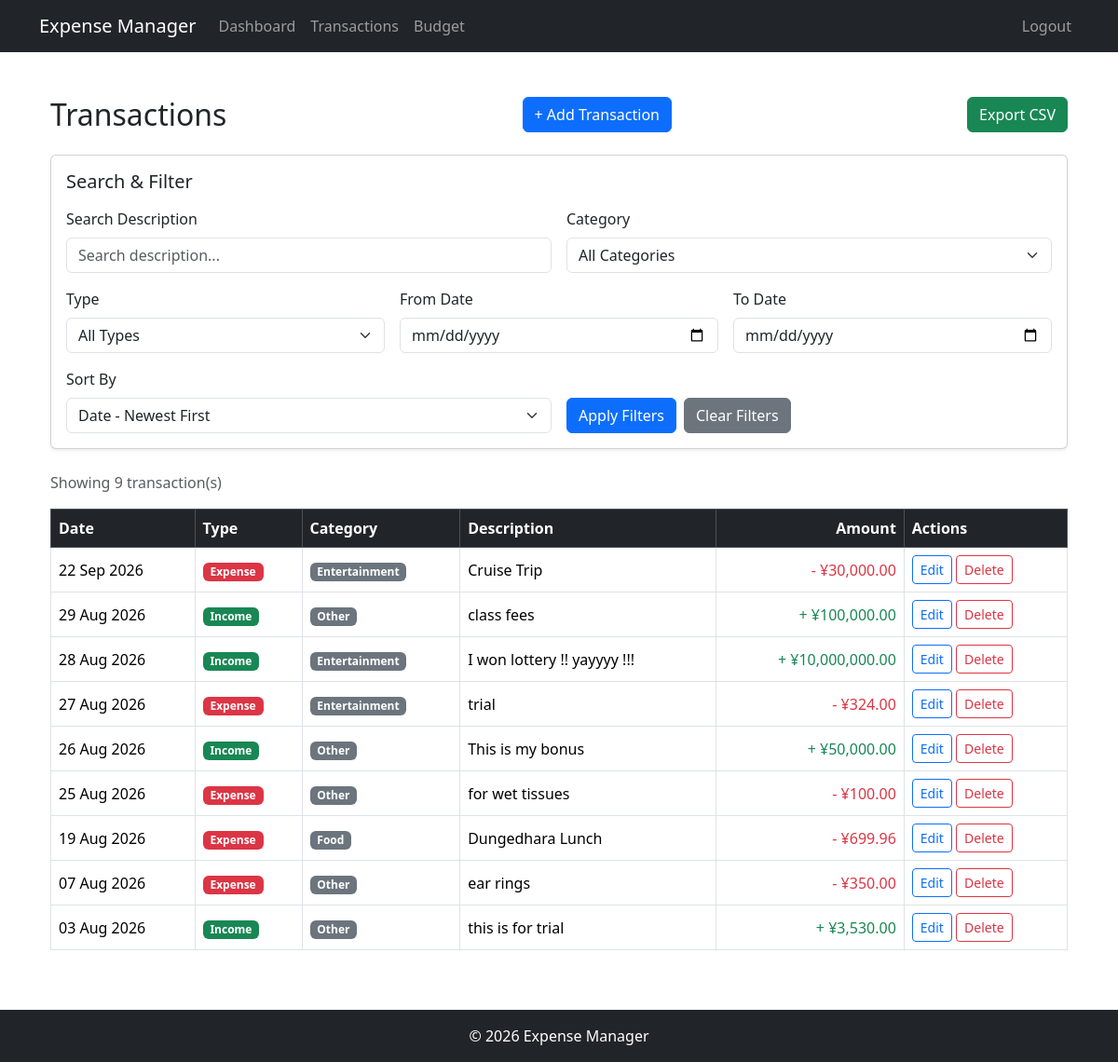
The page /transactions (signed in) on the database its author committed.
### app.py (models this page shows)
class Transaction(db.Model):
    __tablename__ = "transactions"
    id = db.Column(
        db.Integer,
        primary_key=True
    )
    user_id = db.Column(
        db.Integer,
        db.ForeignKey("users.id"),
        nullable=False
    )
    category_id = db.Column(
        db.Integer,
        db.ForeignKey("categories.id"),
        nullable=True
    )
    amount = db.Column(
        db.Numeric(12, 2),
        nullable=False
    )
    transaction_type = db.Column(
        db.String(10),
        nullable=False
    )
    description = db.Column(
        db.String(255),
        nullable=True
    )
    transaction_date = db.Column(
        db.Date,
        nullable=False
    )
    created_at = db.Column(
        db.DateTime,
        default=datetime.utcnow
    )
    user = db.relationship(
        "User",
        back_populates="transactions"
    )
    category = db.relationship(
        "Category",
        back_populates="transactions"
    )

class Category(db.Model):
    __tablename__ = "categories"
    id = db.Column(
        db.Integer,
        primary_key=True
    )
    name = db.Column(
        db.String(100),
        unique=True,
        nullable=False
    )
    transactions = db.relationship(
        "Transaction",
        back_populates="category"
    )

### app.py (the view, shortened to what this page needs)
@app.route("/transactions")
@login_required
def transactions():
    category_id = request.args.get(
        "category_id",
        "",
        type=str
    )
    transaction_type = request.args.get(
        "transaction_type",
        "",
        type=str
    )
    start_date = request.args.get(
        "start_date",
        "",
        type=str
    )
    end_date = request.args.get(
        "end_date",
        "",
        type=str
    )
    search = request.args.get(
        "search",
        "",
        type=str
    ).strip()
    sort_by = request.args.get(
        "sort_by",
        "date_desc",
        type=str
    )
    query = Transaction.query.filter(
        Transaction.user_id == current_user.id
    )
    if transaction_type in [
        "income",
        "expense"
    ]:
        query = query.filter(
            Transaction.transaction_type ==
            transaction_type
        )
    else:
        transaction_type = ""
    if search:
        query = query.filter(
            Transaction.description.ilike(
                f"%{search}%"
            )
        )
    if sort_by == "date_asc":
        query = query.order_by(
            Transaction.transaction_date.asc(),
            Transaction.created_at.asc()
        )
    elif sort_by == "amount_desc":
        query = query.order_by(
            Transaction.amount.desc(),
            Transaction.transaction_date.desc()
        )
    elif sort_by == "amount_asc":
        query = query.order_by(
            Transaction.amount.asc(),
            Transaction.transaction_date.desc()
        )
    else:
        sort_by = "date_desc"
        query = query.order_by(
            Transaction.transaction_date.desc(),
            Transaction.created_at.desc()
        )
    user_transactions = query.all()
    categories = Category.query.order_by(
        Category.name
    ).all()
    return render_template(
        "transactions.html",
        transactions=user_transactions,
        categories=categories,
        category_id=category_id,
        transaction_type=transaction_type,
        start_date=start_date,
        end_date=end_date,
        search=search,
        sort_by=sort_by
    )

### app.py (called while the page is built)
@login_manager.user_loader
def load_user(user_id):
    return db.session.get(
        User,
        int(user_id)
    )

### templates/transactions.html (shortened to what this page needs)
{% extends "base.html" %}
{% block content %}
<div class="container">
    <div class="d-flex justify-content-between align-items-center mb-4">
        <h2 class="mb-0">
            Transactions
        </h2>
        <a
            href="{{ url_for('add_transaction') }}"
            class="btn btn-primary"
        >
            + Add Transaction
        </a>
        <a
            href="{{ url_for('export_transactions') }}"
            class="btn btn-success"
        >
            Export CSV
        </a>
    </div>
    <div class="card shadow-sm mb-4">
        <div class="card-body">
            <h5 class="card-title mb-3">
                Search & Filter
            </h5>
            <form method="GET" action="{{ url_for('transactions') }}">
                <div class="row g-3">
                    <div class="col-md-6">
                        <label
                            for="search"
                            class="form-label"
                        >
                            Search Description
                        </label>
                        <input
                            type="text"
                            class="form-control"
                            id="search"
                            name="search"
                            placeholder="Search description..."
                            value="{{ search }}"
                        >
                    </div>
                    <div class="col-md-6">
                        <label
                            for="category_id"
                            class="form-label"
                        >
                            Category
                        </label>
                        <select
                            class="form-select"
                            id="category_id"
                            name="category_id"
                        >
                            <option value="">
                                All Categories
                            </option>
                        </select>
                    </div>
                    <div class="col-md-4">
                        <label
                            for="transaction_type"
                            class="form-label"
                        >
                            Type
                        </label>
                        <select
                            class="form-select"
                            id="transaction_type"
                            name="transaction_type"
                        >
                            <option
                                value=""
                                {% if not transaction_type %}
                                    selected
                                {% endif %}
                            >
                                All Types
                            </option>
                        </select>
                    </div>
                    <div class="col-md-4">
                        <label
                            for="start_date"
                            class="form-label"
                        >
                            From Date
                        </label>
                        <input
                            type="date"
                            class="form-control"
                            id="start_date"
                            name="start_date"
                            value="{{ start_date }}"
                        >
                    </div>
                    <div class="col-md-4">
                        <label
                            for="end_date"
                            class="form-label"
                        >
                            To Date
                        </label>
                        <input
                            type="date"
                            class="form-control"
                            id="end_date"
                            name="end_date"
                            value="{{ end_date }}"
                        >
                    </div>
                    <div class="col-md-6">
                        <label
                            for="sort_by"
                            class="form-label"
                        >
                            Sort By
                        </label>
                        <select
                            class="form-select"
                            id="sort_by"
                            name="sort_by"
                        >
                            <option
                                value="date_desc"
                                {% if sort_by == "date_desc" %}
                                    selected
                                {% endif %}
                            >
                                Date - Newest First
                            </option>
                        </select>
                    </div>
                    <div class="col-md-6 d-flex align-items-end gap-2">
                        <button
                            type="submit"
                            class="btn btn-primary"
                        >
                            Apply Filters
                        </button>
                        <a
                            href="{{ url_for('transactions') }}"
                            class="btn btn-secondary"
                        >
                            Clear Filters
                        </a>
                    </div>
                </div>
            </form>
        </div>
    </div>
    {% if transactions %}
        <div class="mb-3">
            <span class="text-muted">
                Showing {{ transactions|length }} transaction(s)
            </span>
        </div>
        <div class="table-responsive">
            <table class="table table-bordered table-hover align-middle">
                <thead class="table-dark">
                    <tr>
                        <th>Date</th>
                        <th>Type</th>
                        <th>Category</th>
                        <th>Description</th>
                        <th class="text-end">
                            Amount
                        </th>
                        <th>
                            Actions
                        </th>
                    </tr>
                </thead>
                <tbody>
                    {% for transaction in transactions %}
                        <tr>
                            <td>
                                {{ transaction.transaction_date.strftime('%d %b %Y') }}
                            </td>
                            <td>
                                {% if transaction.transaction_type == "income" %}
                                    <span class="badge bg-success">
                                        Income
                                    </span>
                                {% else %}
                                    <span class="badge bg-danger">
                                        Expense
                                    </span>
                                {% endif %}
                            </td>
                            <td>
                                {% if transaction.category %}
                                    <span class="badge bg-secondary">
                                        {{ transaction.category.name }}
                                    </span>
                                {% else %}
                                    <span class="text-muted">
                                        No category
                                    </span>
                                {% endif %}
                            </td>
                            <td>
                                {% if transaction.description %}
                                    {{ transaction.description }}
                                {% else %}
                                    <span class="text-muted">
                                        No description
                                    </span>
                                {% endif %}
                            </td>
                            <td class="text-end">
                                {% if transaction.transaction_type == "income" %}
                                    <span class="text-success">
                                        + ¥{{ "{:,.2f}".format(transaction.amount) }}
                                    </span>
                                {% else %}
                                    <span class="text-danger">
                                        - ¥{{ "{:,.2f}".format(transaction.amount) }}
                                    </span>
                                {% endif %}
                            </td>
                            <td>
                                <a
                                    href="{{ url_for('edit_transaction', transaction_id=transaction.id) }}"
                                    class="btn btn-sm btn-outline-primary"
                                >
                                    Edit
                                </a>
                                <form
                                    method="POST"
                                    action="{{ url_for('delete_transaction', transaction_id=transaction.id) }}"
                                    class="d-inline"
                                    onsubmit="return confirm('Are you sure you want to delete this transaction?');"
                                >
                                    <button
                                        type="submit"
                                        class="btn btn-sm btn-outline-danger"
                                    >
                                        Delete
                                    </button>
                                </form>
                            </td>
                        </tr>
                    {% endfor %}
                </tbody>
            </table>
        </div>
    {% endif %}
</div>
{% endblock %}

### templates/base.html (shortened to what this page needs)
<!DOCTYPE html>
<html lang="en">
<head>
    <link
        href="https://cdn.jsdelivr.net/npm/bootstrap@5.3.3/dist/css/bootstrap.min.css"
        rel="stylesheet"
    >
    <link
        rel="stylesheet"
        href="{{ url_for('static', filename='css/style.css') }}"
    >
</head>
<body>
    <nav class="navbar navbar-expand-lg navbar-dark bg-dark">
        <div class="container">
            <a class="navbar-brand" href="{{ url_for('dashboard') }}">
                Expense Manager
            </a>
            <div class="collapse navbar-collapse" id="mainNavigation">
                {% if current_user.is_authenticated %}
                    <ul class="navbar-nav me-auto">
                        <li class="nav-item">
                            <a
                                class="nav-link"
                                href="{{ url_for('dashboard') }}"
                            >
                                Dashboard
                            </a>
                        </li>
                        <li class="nav-item">
                            <a class="nav-link" href="{{ url_for('transactions') }}">
                                Transactions
                            </a>
                        </li>
                        <li class="nav-item">
                            <a class="nav-link" href="{{ url_for('budgets') }}">
                                Budget
                            </a>
                        </li>
                    </ul>
                    <ul class="navbar-nav">
                        <li class="nav-item">
                            <a
                                class="nav-link"
                                href="{{ url_for('logout') }}"
                            >
                                Logout
                            </a>
                        </li>
                    </ul>
                {% endif %}
            </div>
        </div>
    </nav>
    <main class="container my-5">
        {% block content %}
        {% endblock %}
    </main>
    <footer class="bg-dark text-white text-center py-3">
        <div class="container">
            <p class="mb-0">
                &copy; 2026 Expense Manager
            </p>
        </div>
    </footer>
</body>
</html>

### static/css/style.css (style rules this page uses)
body { min-height: 100vh; display: flex; flex-direction: column; }
main { flex: 1; }

### rows shown on the page
Transaction: transaction_type "Expense", amount "30,000.00"
Transaction: transaction_type "Income", amount "100,000.00"
Transaction: transaction_type "Income", amount "10,000,000.00"
Transaction: transaction_type "Expense", amount "324.00"
Transaction: transaction_type "Income", amount "50,000.00"
Transaction: transaction_type "Expense", amount "100.00"
Transaction: transaction_type "Expense", amount "699.96"
Transaction: transaction_type "Expense", amount "350.00"
Transaction: transaction_type "Income", amount "3,530.00"

### other values the page prints
{{ transactions|length }} "9"
